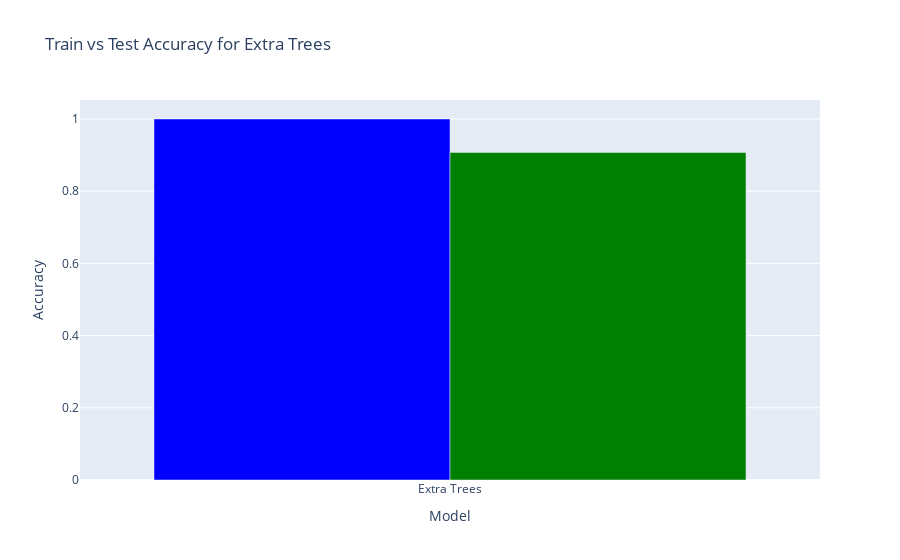

Here is the notebook cell this chart was saved with:
### Code cell
# Find the best model based on the highest Test Accuracy
best_model = results_df.loc[results_df['Test Accuracy'].idxmax()]

# Prepare data for plotting
model_name = best_model['Model']
train_accuracy = best_model['Train Accuracy']
test_accuracy = best_model['Test Accuracy']

# Create a bar chart for the best model showing Train and Test Accuracy
fig = go.Figure(data=[
    go.Bar(name='Train Accuracy', x=[model_name], y=[train_accuracy], marker_color='blue'),
    go.Bar(name='Test Accuracy', x=[model_name], y=[test_accuracy], marker_color='green')
])

# Customize the layout
fig.update_layout(
    title=f"Train vs Test Accuracy for {model_name}",
    xaxis_title="Model",
    yaxis_title="Accuracy",
    barmode='group',
    showlegend=False
)

# Show the plot
fig.show()

### Figure 1 — Plotly figure (JSON) as saved in the notebook; plotly's stock layout.template omitted (floating-point values rounded to 4 significant figures)
{"data": [{"marker": {"color": "blue"}, "name": "Train Accuracy", "type": "bar", "x": ["Extra Trees"], "y": [1]}, {"marker": {"color": "green"}, "name": "Test Accuracy", "type": "bar", "x": ["Extra Trees"], "y": [0.9073]}], "layout": {"barmode": "group", "showlegend": false, "title": {"text": "Train vs Test Accuracy for Extra Trees"}, "xaxis": {"title": {"text": "Model"}}, "yaxis": {"title": {"text": "Accuracy"}}}}
